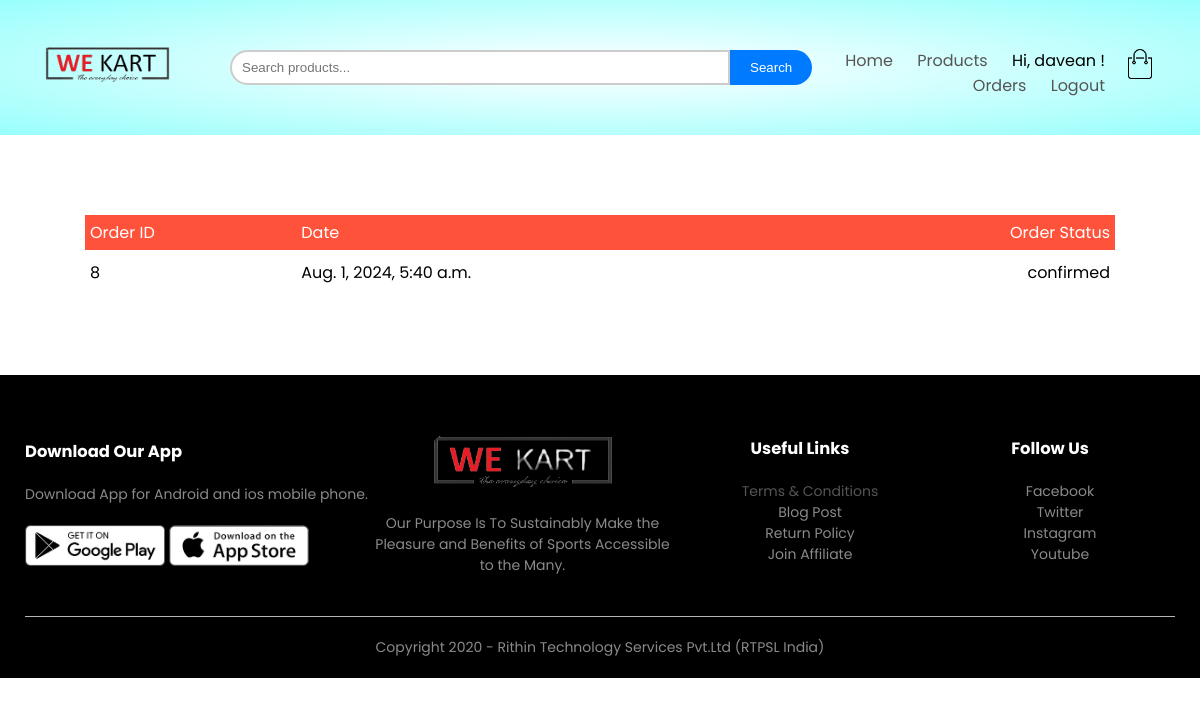
Page /orders/orders (signed in) on the committed database.
### orders/models.py (models this page shows, shortened)
class Order(models.Model):
    LIVE=1
    DELETE=0
    DELETE_CHOICE=((LIVE,'LIVE'),(DELETE,'Delete'))
    CART_STAGE=0
    ORDER_CONFIRMED=1
    ORDER_PROCESSED=2
    ORDER_DELIVERED=3
    ORDER_REJECTED=4
    STATUS_CHOICE=((ORDER_PROCESSED,"ORDER_PROCESSED"),
                   (ORDER_DELIVERED,"ORDER_DELIVERED"),
                   (ORDER_REJECTED,"ORDER_REJECTED")
                   )
    order_status=models.IntegerField(choices=STATUS_CHOICE,default=CART_STAGE)
    owner=models.ForeignKey(Customer,on_delete=models.SET_NULL,null=True,related_name='orders')
    delete_status=models.IntegerField(choices=DELETE_CHOICE,default=LIVE)
    created_at=models.DateTimeField(auto_now_add=True)
    updated_at=models.DateTimeField(auto_now=True)

### orders/views.py (the view)
# urls.py: path('orders',views.show_orders,name='orders'),
@login_required(login_url='account')
def show_orders(request):
    user=request.user
    customer=user.customer_profile
    all_orders=Order.objects.filter(owner=customer).exclude(order_status=Order.CART_STAGE)
    context={'orders':all_orders}
    return render(request,'orders.html',context)

### orders/templatetags/getstatus.py (called while the page is built)
@register.simple_tag(name='getstatus')
def getstatus(status):
    status=status-1
    status_array=['confirmed','processed','delivered','rejected']
    return status_array[status]

### templates/orders.html
{% extends 'blank_layout.html' %}
{% block content %}
{% if messages %}
    {% for message in messages %}
        <li class="{{ message.tags }}">{{ message }}</li>
    {% endfor %}
{% else %}
{% include 'order_container.html' %}
{% endif %}
{% endblock content %}

### templates/menu.html (shortened to what this page needs)
{% load static %}
<div class="navbar">
    <div class="logo">
        <a href="{% url 'home' %}"><img src="{% static 'images/logo.png' %}" alt="logo" width="125px"></a>
    </div>
    <div>
    <form action="{% url 'product_search' %}" method="get" class="search-form">
        <input type="text" name="query" class="search-input" placeholder="Search products...">
        <button type="submit" class="search-button">Search</button>
    </form>
    </div>
    <nav>
        <ul id="MenuItems">
            <li><a href="{% url 'home' %}">Home</a></li>
            <li><a href="{% url 'list_product' %}">Products</a></li>
            {% if not user.is_authenticated %}
            <li><a href="{% url 'account' %}">Account</a></li>
            {% else %}
            <li>Hi, {{ user.username }} !</li>
            <li><a href="{% url 'orders' %}">Orders</a></li>
            <li><a href="{% url 'logout' %}">Logout</a></li>
            {% endif %}
        </ul>
    </nav>
    <a href="{% url 'cart' %}"><img src="{% static 'images/cart.png' %}" width="30px" height="30px"></a>
</div>

### templates/order_container.html
{% load getstatus %}
<div class="small-container cart-page">
    {% if orders %}
        <table>
        <tbody><tr>
            <th>Order ID</th>
            <th>Date</th>
            <th>Order Status</th>
        </tr>
        {% for order in orders %}
        <tr>
            <td>{{ order.id }}</td>
            <td>{{ order.created_at }}</td>
            <td>{% getstatus order.order_status %}</td>
        </tr>
        {% endfor %}
        </tbody></table>
        {% else %}
        <p>No Orders</p>
    {% endif %}
</div>

### static/css/style.css (style rules this page uses)
* { margin: 0; padding: 0; box-sizing: border-box; }
body { font-family: 'Poppins', sans-serif; }
.navbar { display: flex; align-items: center; padding: 20px; }
nav { flex: 1; text-align: right; }
nav ul { display: inline-block; list-style-type: none; }
nav ul li { display: inline-block; margin-right: 20px; }
a { text-decoration: none; color: #555; }
.small-container { max-width: 1080px; margin: auto; padding-left: 25px; padding-right: 25px; }
ul { list-style-type: none; }
.cart-page { margin: 80px auto; }
table { width: 100%; border-collapse: collapse; }
th { text-align: left; padding: 5px; color: #fff; background: #ff523b; font-weight: normal; }
td { padding: 10px 5px; }
td:last-child { text-align: right; }
th:last-child { text-align: right; }
form input { width: 100%; height: 30px; margin: 10px 0; padding: 0 10px; border: 1px solid #ccc; }
.search-form { display: flex; justify-content: center; align-items: center; margin: 20px 0; padding-left: 60px; }
.search-input { width: 500px; padding: 10px; border: 2px solid #ccc; border-radius: 25px 0 0 25px; outline: none; transition: border-color 0.3s ease; height: 35px; }
.search-button { padding: 10px 20px; border: none; border-radius: 0 25px 25px 0; background-color: #007BFF; color: white; cursor: pointer; transition: background-color 0.3s ease; }
ul { margin: 10px 0; padding-left: 20px; }

### rows in the picture
Order: id "8", created_at "Aug. 1, 2024, 5:40 a.m.", order_status "confirmed"

### other values in the picture
{{ user.username }} "davean"
